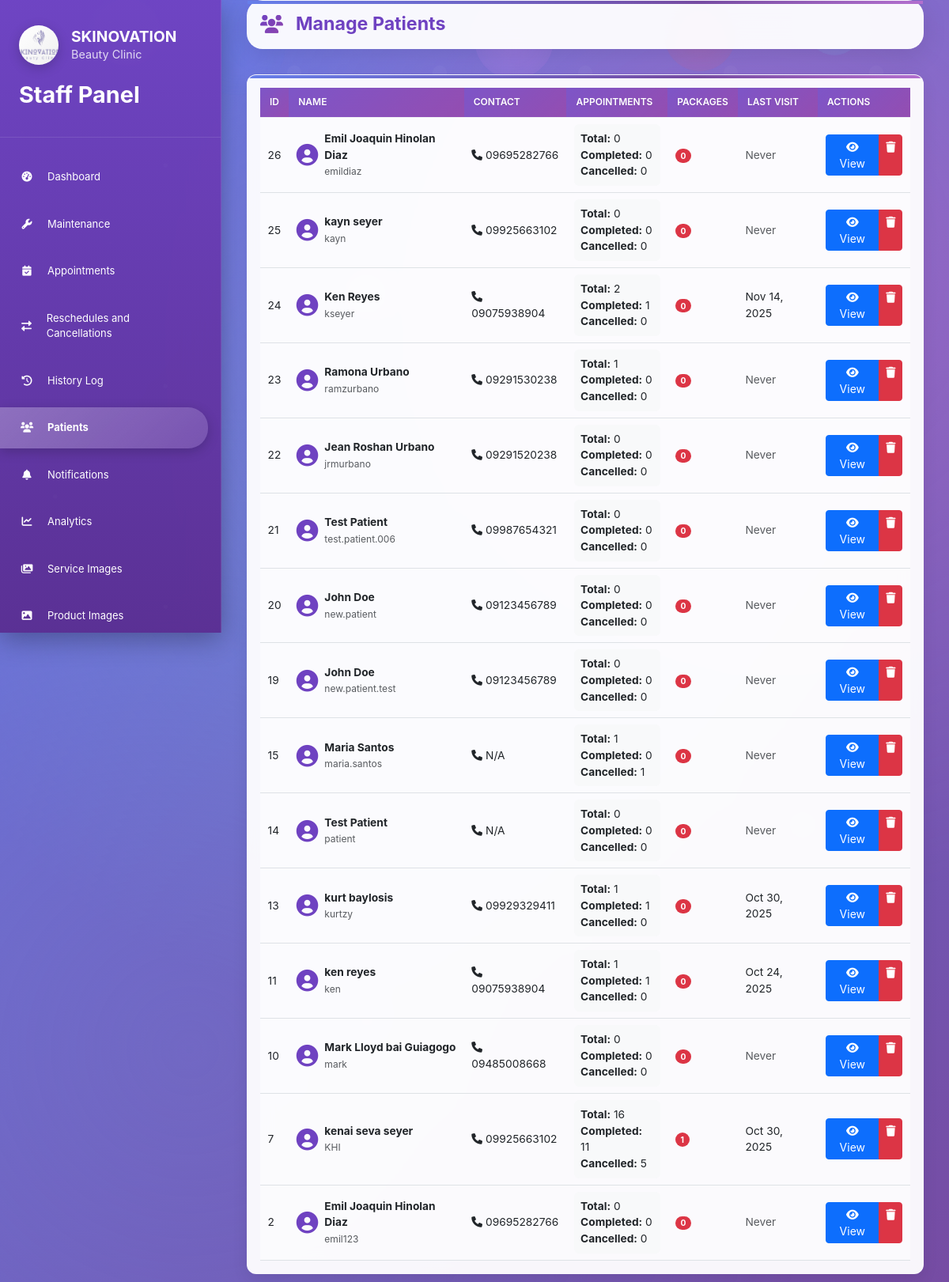
/appointments/admin/patients/ (signed in), run on an earlier commit of the app's database.
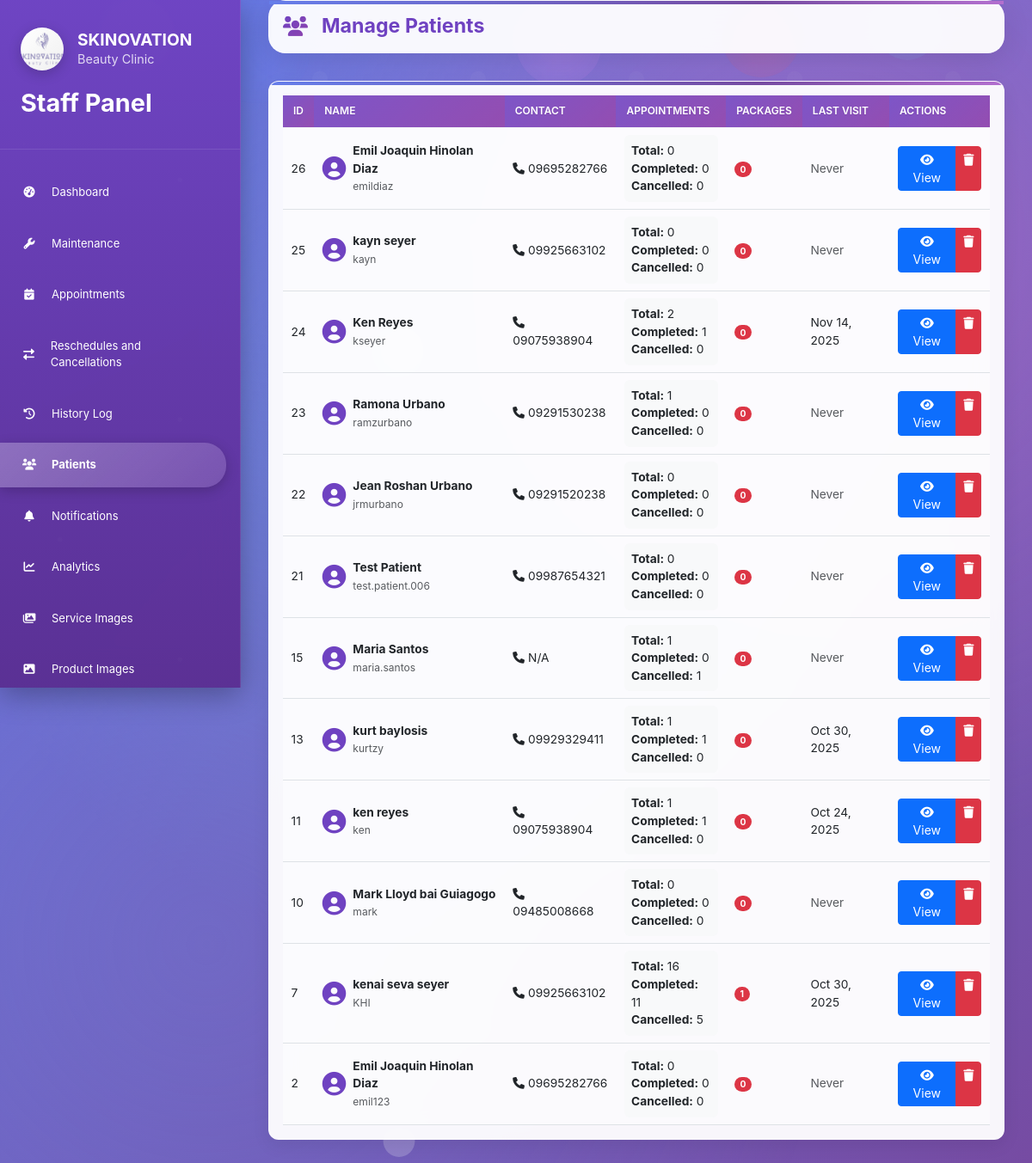
And on a later commit of the database.
### accounts/models.py (models this page shows, shortened)
class User(AbstractUser):
    USER_TYPE_CHOICES = [
        ('patient', 'Patient'),
        ('admin', 'Staff'),
        ('owner', 'Owner'),
        ('attendant', 'Attendant'),
    ]
    GENDER_CHOICES = [
        ('male', 'Male'),
        ('female', 'Female'),
        ('other', 'Other'),
    ]
    CIVIL_STATUS_CHOICES = [
        ('single', 'Single'),
        ('married', 'Married'),
        ('widowed', 'Widowed'),
        ('divorced', 'Divorced'),
        ('separated', 'Separated'),
    ]
    user_type = models.CharField(max_length=10, choices=USER_TYPE_CHOICES, default='patient')
    phone = models.CharField(
        max_length=20,
        validators=[RegexValidator(
            regex=r'^\+?1?\d{9,15}$',
            message="Phone number must be entered in the format: '+999999999'. Up to 15 digits allowed."
        )],
        blank=True
    )
    middle_name = models.CharField(max_length=255, blank=True, null=True)
    address = models.TextField(blank=True, null=True, help_text="Complete address")
    gender = models.CharField(max_length=10, choices=GENDER_CHOICES, blank=True, null=True)
    civil_status = models.CharField(max_length=10, choices=CIVIL_STATUS_CHOICES, blank=True, null=True)
    birthday = models.DateField(blank=True, null=True)
    occupation = models.CharField(max_length=255, blank=True, null=True)
    profile_picture = models.ImageField(upload_to='profile_pictures/', blank=True, null=True)
    archived = models.BooleanField(default=False)
    created_at = models.DateTimeField(auto_now_add=True)
    updated_at = models.DateTimeField(auto_now=True)
    @property
    def full_name(self):
        return f"{self.first_name} {self.middle_name or ''} {self.last_name}".strip()
    class Meta:
        db_table = 'users'

### appointments/models.py (models this page shows, shortened)
class Appointment(models.Model):
    STATUS_CHOICES = [
        ('pending', 'Pending'),
        ('confirmed', 'Confirmed'),
        ('completed', 'Completed'),
        ('cancelled', 'Cancelled'),
    ]
    appointment_date = models.DateField()
    appointment_time = models.TimeField()
    status = models.CharField(max_length=10, choices=STATUS_CHOICES, default='pending')
    created_at = models.DateTimeField(auto_now_add=True)
    updated_at = models.DateTimeField(auto_now=True)
    transaction_id = models.CharField(max_length=100, blank=True, null=True)
    patient = models.ForeignKey(settings.AUTH_USER_MODEL, on_delete=models.CASCADE, related_name='appointments')
    attendant = models.ForeignKey('accounts.Attendant', on_delete=models.CASCADE, related_name='appointments')
    service = models.ForeignKey('services.Service', on_delete=models.CASCADE, related_name='appointments', blank=True, null=True)
    product = models.ForeignKey('products.Product', on_delete=models.CASCADE, related_name='appointments', blank=True, null=True)
    package = models.ForeignKey('packages.Package', on_delete=models.CASCADE, related_name='appointments', blank=True, null=True)
    class Meta:
        db_table = 'appointments'
        ordering = ['-created_at']

### appointments/admin_views.py (the view)
# urls.py: path('admin/patients/', admin_views.admin_patients, name='admin_patients'),
@login_required
@user_passes_test(is_admin)
def admin_patients(request):
    from accounts.models import User
    patients = User.objects.filter(user_type='patient').order_by('-id')
    patient_stats = []
    for patient in patients:
        appointments = Appointment.objects.filter(patient=patient)
        total_appointments = appointments.count()
        completed_appointments = appointments.filter(status='completed').count()
        cancelled_appointments = appointments.filter(status='cancelled').count()
        packages_count = appointments.filter(package__isnull=False).count()
        last_visit = appointments.filter(status='completed').order_by('-appointment_date').first()
        last_visit_date = last_visit.appointment_date if last_visit else None
        patient_stats.append({
            'patient': patient,
            'total_appointments': total_appointments,
            'completed_appointments': completed_appointments,
            'cancelled_appointments': cancelled_appointments,
            'packages_count': packages_count,
            'last_visit': last_visit_date,
        })
    context = {
        'patient_stats': patient_stats,
    }
    return render(request, 'appointments/admin_patients.html', context)

### appointments/admin_views.py (called while the page is built)
def is_admin(user):
    return user.is_authenticated and user.user_type == 'admin'

### appointments/context_processors.py (called while the page is built)
def notification_count(request):
    if request.user.is_authenticated:
        if request.user.user_type == 'admin':
            count = Notification.objects.filter(patient__isnull=True).count()
        else:
            count = Notification.objects.filter(patient=request.user, is_read=False).count()
    else:
        count = 0
    return {
        'notification_count': count
    }

### templates/appointments/admin_patients.html (shortened to what this page needs)
{% extends 'appointments/admin_base.html' %}
{% load static %}
{% block content %}
<div class="content-header">
    <div>
        <h1 class="page-title" style="margin:0;">
            <i class="fas fa-users"></i>
            Manage Patients
        </h1>
    </div>
</div>
<div class="content-card">
    <div class="table-responsive">
        <table class="table">
            <thead>
                <tr>
                    <th>ID</th>
                    <th>NAME</th>
                    <th>CONTACT</th>
                    <th>APPOINTMENTS</th>
                    <th>PACKAGES</th>
                    <th>LAST VISIT</th>
                    <th>ACTIONS</th>
                </tr>
            </thead>
            <tbody>
                {% for stat in patient_stats %}
                <tr>
                    <td>{{ stat.patient.id }}</td>
                    <td>
                        <div class="d-flex align-items-center">
                            <i class="fas fa-user-circle fa-2x me-2" style="color: var(--primary-color);"></i>
                            <div>
                                <strong>{{ stat.patient.full_name }}</strong>
                                <br>
                                <small class="text-muted">{{ stat.patient.username }}</small>
                            </div>
                        </div>
                    </td>
                    <td>
                        <i class="fas fa-phone me-1"></i>{{ stat.patient.phone|default:"N/A" }}
                    </td>
                    <td>
                        <div class="bg-light p-2 rounded">
                            <div><strong>Total:</strong> {{ stat.total_appointments }}</div>
                            <div><strong>Completed:</strong> {{ stat.completed_appointments }}</div>
                            <div><strong>Cancelled:</strong> {{ stat.cancelled_appointments }}</div>
                        </div>
                    </td>
                    <td>
                        <span class="badge bg-danger rounded-pill">{{ stat.packages_count }}</span>
                    </td>
                    <td>
                        {% if stat.last_visit %}
                            {{ stat.last_visit|date:"M d, Y" }}
                        {% else %}
                            <span class="text-muted">Never</span>
                        {% endif %}
                    </td>
                    <td>
                        <div class="btn-group" role="group">
                            <a href="{% url 'appointments:admin_view_patient' stat.patient.id %}" class="btn btn-sm btn-primary" title="View Patient (Data Privacy - View Only)">
                                <i class="fas fa-eye"></i> View
                            </a>
                            <a href="{% url 'appointments:admin_delete_patient' stat.patient.id %}" class="btn btn-sm btn-danger" title="Delete Patient" onclick="return confirm('Are you sure you want to delete this patient?')">
                                <i class="fas fa-trash"></i>
                            </a>
                        </div>
                    </td>
                </tr>
                {% endfor %}
            </tbody>
        </table>
    </div>
</div>
{% endblock %}

### templates/appointments/admin_base.html (shortened to what this page needs)
{% load static %}
<!DOCTYPE html>
<html lang="en">
<head>
    <link href="https://cdn.jsdelivr.net/npm/bootstrap@5.3.0/dist/css/bootstrap.min.css" rel="stylesheet">
    <link rel="stylesheet" href="https://cdnjs.cloudflare.com/ajax/libs/font-awesome/6.0.0/css/all.min.css">
    <link rel="stylesheet" href="https://cdnjs.cloudflare.com/ajax/libs/animate.css/4.1.1/animate.min.css">
</head>
<body>
    <div class="bubble-bg">
        <div class="bubble"></div>
        <div class="bubble"></div>
    </div>
    <div class="admin-sidebar">
        <div class="sidebar-header">
            <div class="logo">
                <div class="logo-icon">
                    <img src="{% static 'img/ISCAP1-303-Skinovation-Clinic-COLORED-Logo.png' %}" alt="SKINOVATION Logo">
                </div>
                <div class="logo-text">
                    <h4>SKINOVATION</h4>
                    <p>Beauty Clinic</p>
                </div>
            </div>
            <div class="admin-title">
                Staff Panel
            </div>
        </div>
        <nav class="sidebar-nav">
            <div class="nav-item">
                <a href="{% url 'appointments:admin_dashboard' %}" class="nav-link {% if request.resolver_match.url_name == 'admin_dashboard' %}active{% endif %}">
                    <i class="fas fa-tachometer-alt"></i>
                    <span>Dashboard</span>
                </a>
            </div>
            <div class="nav-item">
                <a href="{% url 'appointments:admin_maintenance' %}" class="nav-link {% if request.resolver_match.url_name == 'admin_maintenance' %}active{% endif %}">
                    <i class="fas fa-wrench"></i>
                    <span>Maintenance</span>
                </a>
            </div>
            <div class="nav-item">
                <a href="{% url 'appointments:admin_appointments' %}" class="nav-link {% if request.resolver_match.url_name == 'admin_appointments' %}active{% endif %}">
                    <i class="fas fa-calendar-check"></i>
                    <span>Appointments</span>
                </a>
            </div>
            <div class="nav-item">
                <a href="{% url 'appointments:admin_cancellation_requests' %}" class="nav-link {% if request.resolver_match.url_name == 'admin_cancellation_requests' %}active{% endif %}">
                    <i class="fas fa-exchange-alt"></i>
                    <span>Reschedules and Cancellations</span>
                </a>
            </div>
            <div class="nav-item">
                <a href="{% url 'appointments:admin_history_log' %}" class="nav-link {% if request.resolver_match.url_name == 'admin_history_log' %}active{% endif %}">
                    <i class="fas fa-history"></i>
                    <span>History Log</span>
                </a>
            </div>
            <div class="nav-item">
                <a href="{% url 'appointments:admin_patients' %}" class="nav-link {% if request.resolver_match.url_name == 'admin_patients' %}active{% endif %}">
                    <i class="fas fa-users"></i>
                    <span>Patients</span>
                </a>
            </div>
            <div class="nav-item">
                <a href="{% url 'appointments:admin_notifications' %}" class="nav-link {% if request.resolver_match.url_name == 'admin_notifications' %}active{% endif %}">
                    <i class="fas fa-bell"></i>
                    <span>Notifications</span>
                </a>
            </div>
            <div class="nav-item">
                <a href="{% url 'analytics:dashboard' %}" class="nav-link">
                    <i class="fas fa-chart-line"></i>
                    <span>Analytics</span>
                </a>
            </div>
            <div class="nav-item">
                <a href="{% url 'appointments:admin_manage_service_images' %}" class="nav-link {% if request.resolver_match.url_name == 'admin_manage_service_images' %}active{% endif %}">
                    <i class="fas fa-images"></i>
                    <span>Service Images</span>
                </a>
            </div>
            <div class="nav-item">
                <a href="{% url 'appointments:admin_manage_product_images' %}" class="nav-link {% if request.resolver_match.url_name == 'admin_manage_product_images' %}active{% endif %}">
                    <i class="fas fa-image"></i>
                    <span>Product Images</span>
                </a>
            </div>
        </nav>
    </div>
    <div class="main-content">
        {% block content %}{% endblock %}
    </div>
</body>
</html>

What changed in the data, as far as the page shows it:
removed User: patient.id "20", patient.full_name "John Doe", patient.username "new.patient", patient.phone "09123456789", total_appointments "0", completed_appointments "0", cancelled_appointments "0", packages_count "0", shows "Never"
removed User: patient.id "19", patient.full_name "John Doe", patient.username "new.patient.test", patient.phone "09123456789", total_appointments "0", completed_appointments "0", cancelled_appointments "0", packages_count "0", shows "Never"
removed User: patient.id "14", patient.full_name "Test Patient", patient.username "patient", patient.phone "N/A", total_appointments "0", completed_appointments "0", cancelled_appointments "0", packages_count "0", shows "Never"
